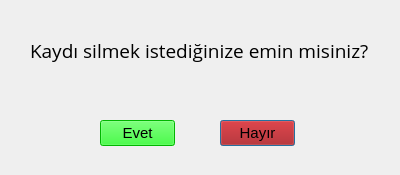
<?xml version="1.0" encoding="UTF-8"?>
<ui version="4.0">
 <class>SilOnay</class>
 <widget class="QDialog" name="SilOnay">
  <property name="geometry">
   <rect>
    <x>0</x>
    <y>0</y>
    <width>400</width>
    <height>175</height>
   </rect>
  </property>
  <property name="minimumSize">
   <size>
    <width>400</width>
    <height>175</height>
   </size>
  </property>
  <property name="maximumSize">
   <size>
    <width>400</width>
    <height>175</height>
   </size>
  </property>
  <property name="windowTitle">
   <string>Kayıt Sil</string>
  </property>
  <property name="styleSheet">
   <string notr="true"/>
  </property>
  <widget class="QLabel" name="label">
   <property name="geometry">
    <rect>
     <x>30</x>
     <y>30</y>
     <width>361</width>
     <height>41</height>
    </rect>
   </property>
   <property name="font">
    <font>
     <family>Open Sans</family>
     <pointsize>14</pointsize>
    </font>
   </property>
   <property name="text">
    <string>Kaydı silmek istediğinize emin misiniz?</string>
   </property>
  </widget>
  <widget class="QPushButton" name="pushButton">
   <property name="geometry">
    <rect>
     <x>220</x>
     <y>120</y>
     <width>75</width>
     <height>26</height>
    </rect>
   </property>
   <property name="font">
    <font>
     <pointsize>11</pointsize>
    </font>
   </property>
   <property name="styleSheet">
    <string notr="true">background-color: rgb(170, 0, 0);</string>
   </property>
   <property name="text">
    <string>Hayır</string>
   </property>
  </widget>
  <widget class="QPushButton" name="pushButton_2">
   <property name="geometry">
    <rect>
     <x>100</x>
     <y>120</y>
     <width>75</width>
     <height>26</height>
    </rect>
   </property>
   <property name="font">
    <font>
     <pointsize>11</pointsize>
    </font>
   </property>
   <property name="styleSheet">
    <string notr="true">background-color: rgb(0, 255, 0);</string>
   </property>
   <property name="text">
    <string>Evet</string>
   </property>
  </widget>
 </widget>
 <resources/>
 <connections>
  <connection>
   <sender>pushButton</sender>
   <signal>clicked()</signal>
   <receiver>SilOnay</receiver>
   <slot>exec()</slot>
   <hints>
    <hint type="sourcelabel">
     <x>262</x>
     <y>136</y>
    </hint>
    <hint type="destinationlabel">
     <x>389</x>
     <y>-15</y>
    </hint>
   </hints>
  </connection>
 </connections>
</ui>
